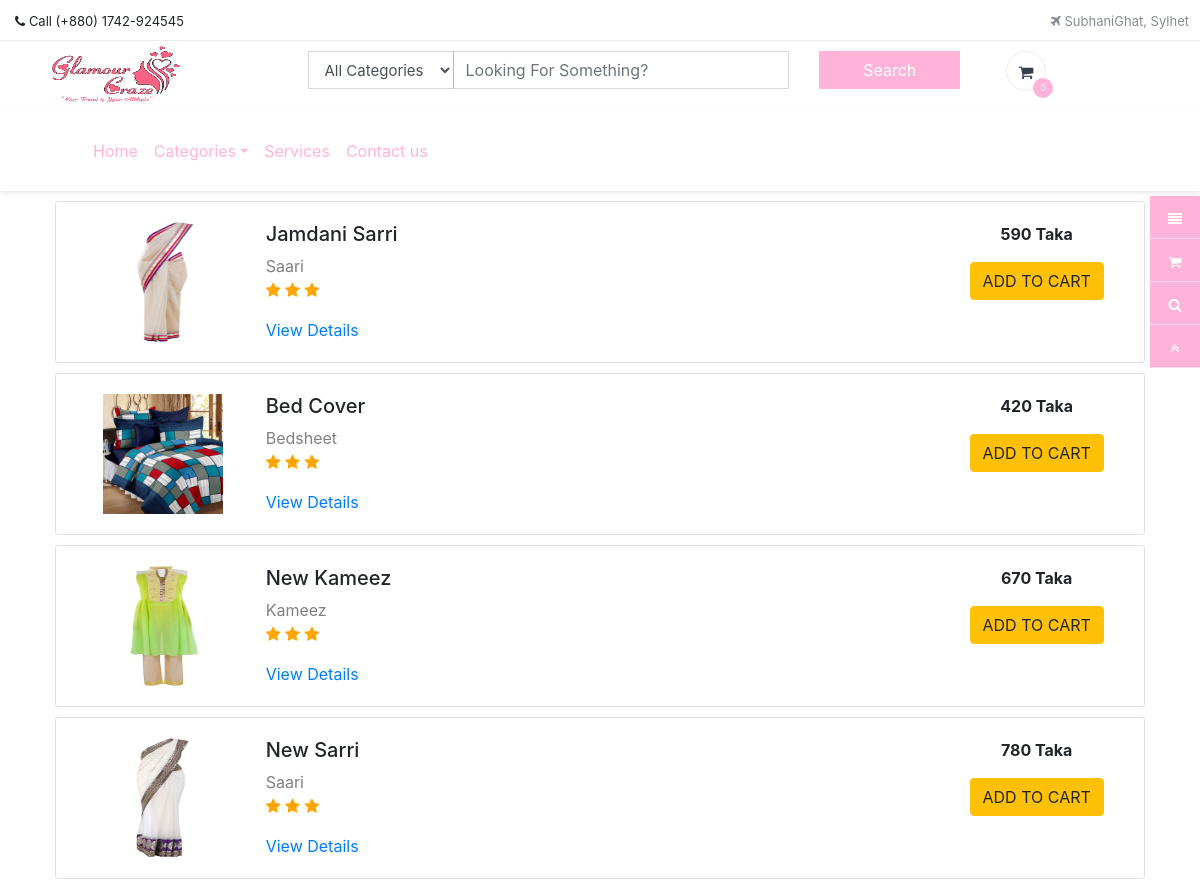
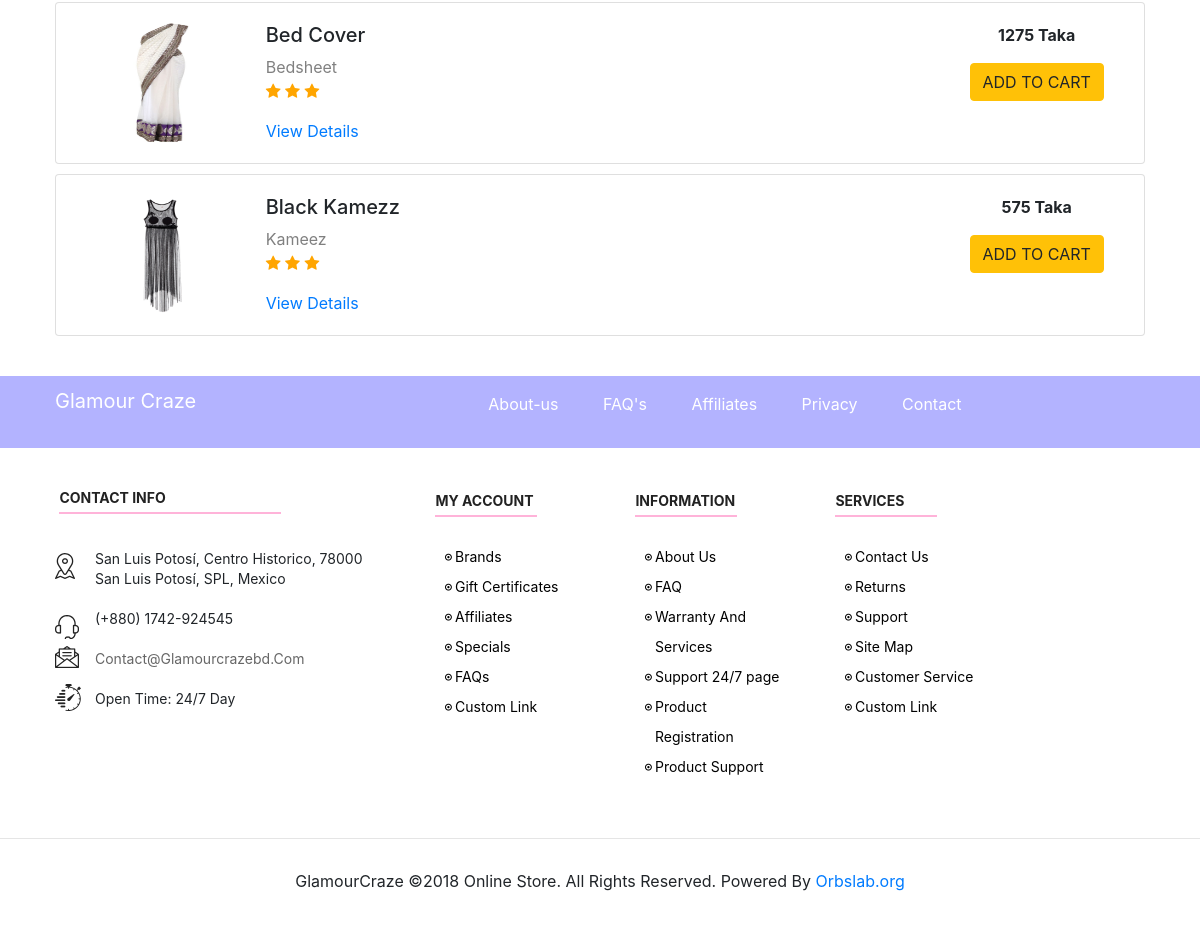
Screenshot of /search.php with the database file from the repository (2 pictures, top to bottom).
### tables this page shows
CREATE TABLE IF NOT EXISTS `product_list` (
  `id` int(255) NOT NULL,
  `name` varchar(255) NOT NULL,
  `details` varchar(999) NOT NULL,
  `img` blob NOT NULL,
  `status` varchar(255) NOT NULL,
  `price` int(255) NOT NULL,
  `category` varchar(255) NOT NULL,
  `review` int(255) NOT NULL,
  `up_date` date NOT NULL
);

### search.php (the view, shortened to what this page needs)
<?php
    include_once 'header.php';
?>
    <div class="container">
<?php
    try {
        $keyword = $_GET['keyword'];
        $keyword = htmlspecialchars($keyword);
        $conn->quote($keyword);
        $like_keyword = "%{$keyword}%";
        $category = $_GET['category'];
        if ($category != '') {
            $sql = $conn->prepare("SELECT * FROM product_list WHERE category='$category' AND name LIKE ?");
        }
        else {
            $sql = $conn->prepare("SELECT * FROM product_list WHERE name LIKE ?");
        }
        $sql->execute([$like_keyword]);
        if($sql->rowCount() > 0) {
            while ($row1 = $sql->fetch(PDO::FETCH_ASSOC)) {
?>
        <div class="card res-box">
            <div class="card-body">
                <div class="row">
                    <div class="col-md-2 img">
                        <center><img src="controller/<?php echo $row1['img'];?>" alt="product" width="120" height="120"></center>
                    </div>
                    <div class="col-md-8">
                        <h5><?php echo $row1['name']; ?></h5>
                        <a href="#" style="color: grey;"><?php echo $row1['category']; ?></a>
                        <p class="rating" style="color: orange;">
                            <i class="fa fa-star"></i>
                            <i class="fa fa-star"></i>
                            <i class="fa fa-star"></i>
                        </p>
                        <a href="productdetails.php?num=<?php echo $row1['id'];?>">View Details</a>
                    </div>
                    <div class="col-md-2 details1">
                        <p><?php echo $row1['price']; ?> Taka</p>
                        <button type="button" class="btn btn-warning">ADD TO CART</button>
                    </div>
                </div>
            </div>
        </div>
        <?php
                    }
                } else {
                    echo "<h1>Sorry, No Result Found!</h1>";
                }
            } catch(PDOException $e) {
                echo "Error: " . $e->getMessage();
            }
        ?>
    </div>
<?php
    include_once 'footer.php';
?>

### css/style.css (style rules this page uses)
body { width: 100%; height: 100%; font-family: "Source Sans Pro", "Helvetica Neue", Helvetica, Arial, sans-serif; overflow-x: hidden; margin: 0 auto; padding: 0 auto; }
html { width: 100%; height: 100%; }
.card-body .row { margin: 5px; padding: 5px; }
.row:after { content: ""; display: table; clear: both; }
.res-box { padding: 10px; margin: 10px; }
.res-box .card-body { padding: 0px; }
.res-box .card-body .img { margin: auto; }
.details1 { text-align: center; font-weight: 700; }

### rows the page displays
product_list: img (picture), name "Jamdani Sarri", category "Saari", price "590"
product_list: img (picture), name "Bed Cover", category "Bedsheet", price "420"
product_list: img (picture), name "New Kameez", category "Kameez", price "670"
product_list: img (picture), name "New Sarri", category "Saari", price "780"
product_list: img (picture), name "Bed Cover", category "Bedsheet", price "1275"
product_list: img (picture), name "Black Kamezz", category "Kameez", price "575"

### other values shown
sizeof($_SESSION['cart']) "0"
